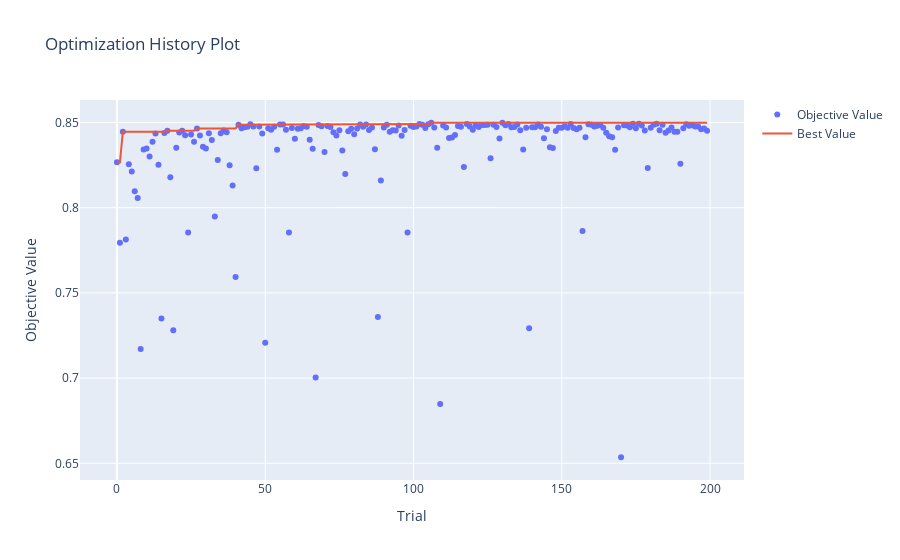

Here is the notebook cell this chart was saved with:
### Code cell
plot_optimization_history(study).show()

### Figure 1 — Plotly figure (JSON) as saved in the notebook; plotly's stock layout.template omitted (floating-point values rounded to 4 significant figures; data arrays with more than 128 entries replaced by an {"elided": "..."} marker saying what was removed)
{"data": [{"mode": "markers", "name": "Objective Value", "type": "scatter", "x": {"elided": "200 int values"}, "y": {"elided": "200 float values"}}, {"mode": "lines", "name": "Best Value", "type": "scatter", "x": {"elided": "200 int values"}, "y": {"elided": "200 float values"}}, {"marker": {"color": "#cccccc"}, "mode": "markers", "name": "Infeasible Trial", "showlegend": false, "type": "scatter", "x": [], "y": []}], "layout": {"autosize": true, "title": {"text": "Optimization History Plot"}, "xaxis": {"autorange": true, "range": [-12.42, 211.4], "title": {"text": "Trial"}, "type": "linear"}, "yaxis": {"autorange": true, "range": [0.6374, 0.866], "title": {"text": "Objective Value"}, "type": "linear"}}}
